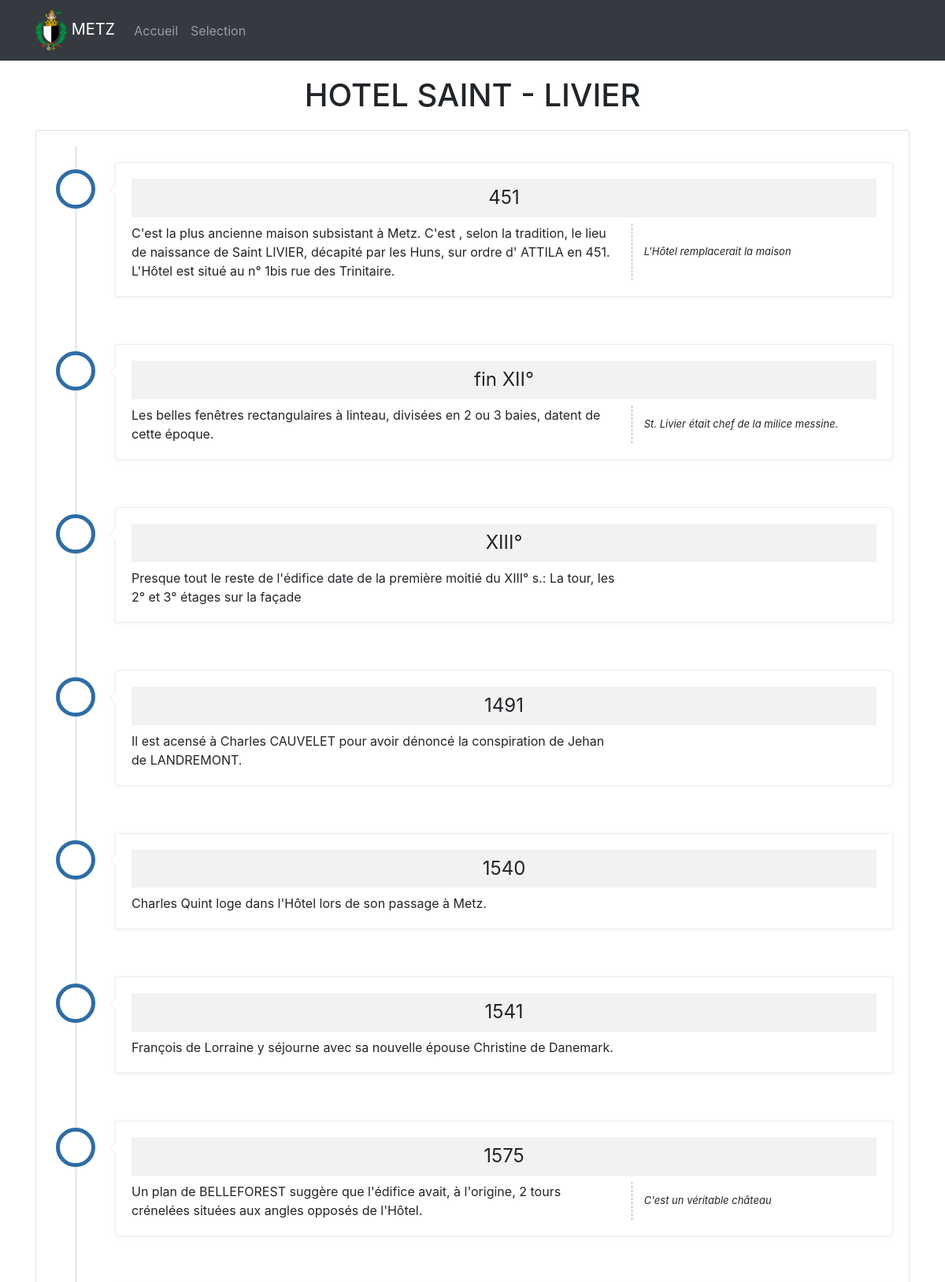
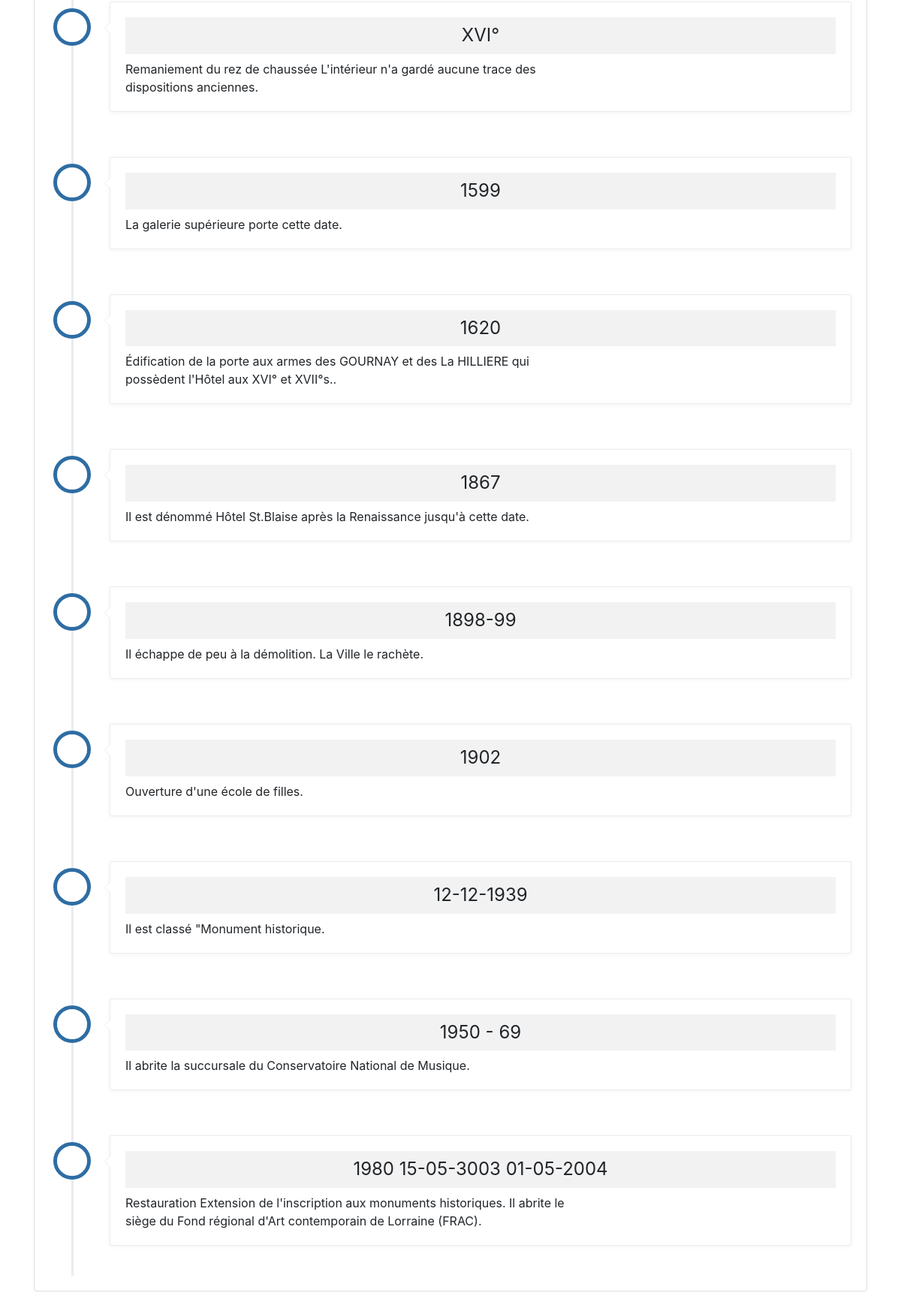
The app's page /selection/Hôtels particuliers/hotel___saint_-_livier_/ (upper part) with its own data (2 pictures, top to bottom).
### ville/models.py (models this page shows, shortened)
class Noms (models.Model):
    selection = models.CharField(choices=SELECTION, max_length=25)
    nom = models.CharField(max_length=120)
    slug = models.SlugField()
    verification = models.BooleanField(default=False)
    creation = models.DateTimeField(auto_now_add=True, auto_now=False)      # True / False
    updated = models.DateTimeField(auto_now_add=False, auto_now=True)

class Dates (models.Model):
    nom = models.ForeignKey(Noms, on_delete=models.CASCADE)
    date = models.CharField(max_length=120)
    historique = models.TextField()
    remarque = models.CharField(max_length=120, null=True, blank=True)

### ville/views.py (the view)
# urls.py: path("selection/<value>/<slug>/", views.detail, name="detail" ),
def detail (request, value, slug) :
    detail_nom = Noms.objects.get(slug=slug,selection=value)
    nom = detail_nom.nom
    context = {
        'nom' : nom,
        'detail_nom' : detail_nom,
    }
    return render (request,'ville/detail.html', context)

### templates/ville/detail.html (shortened to what this page needs)
{% extends 'base.html' %}
{% load static %}
{% block content %}
<link rel="stylesheet" href="https://cdnjs.cloudflare.com/ajax/libs/font-awesome/5.12.1/css/all.min.css" />
<link href="{% static  'css/metz.css' %}" rel="stylesheet">
<div class="container">
<div class="row">
    <div class="col-12">
        <h1>{{ nom }}</h1>
        <div class="card">
            <div class="card-body">
                {% for a in detail_nom.dates_set.all %}
                <ul class="timeline timeline-left">
                    <li class="timeline-inverted timeline-item">
                        <div class="timeline-badge"><i class="fa fa-clock ">{{ forloop.counter }}</i></div>
                        <div class="timeline-panel">
                            <div class="timeline-heading"><h4 class="timeline-title">{{ a.date }}</h4></div>
                            <div class="row">
                            <div class="timeline-body col-sm-8 {% if a.remarque != '' %} vertical-divider {% endif %} ">
                                <p>{{a.historique }}</p>
                            </div>
                            <div class="timeline-rem col-sm-4">
                                <p>{{a.remarque }}</p>
                            </div>
                            </div>
                        </div>
                    </li>
                </ul>
                {% endfor %}
            </div>
        </div>
    </div>
</div>
</div>
{% endblock %}

### static/css/metz.css (style rules this page uses)
.timeline { position: relative; padding: 20px 0; list-style: none; max-width: 1200px; margin: 0 auto; }
.timeline:before { content: " "; position: absolute; top: 0; bottom: 0; left: 50%; width: 3px; margin-left: -1.5px; background-color: #e9ecef; }
.timeline > .timeline-item { position: relative; margin-bottom: 20px; }
.timeline > .timeline-item:after, .timeline > .timeline-item:before { content: " "; display: table; }
.timeline > .timeline-item:after { clear: both; }
.timeline > .timeline-item > .timeline-panel { float: left; position: relative; width: 46%; padding: 20px; border: 1px solid #e9ecef; border-radius: 2px; box-shadow: 0 1px 6px rgba(0, 0, 0, 0.05); }
.timeline > .timeline-item > .timeline-panel:before { content: " "; display: inline-block; position: absolute; top: 26px; right: -8px; border-color: transparent #e9ecef; border-style: solid; border-width: 8px 0 8px 8px; }
.timeline > .timeline-item > .timeline-panel:after { content: " "; display: inline-block; position: absolute; top: 27px; right: -7px; border-color: transparent #fff; border-style: solid; border-width: 7px 0 7px 7px; }
.timeline > .timeline-item > .timeline-badge { z-index: 10; position: absolute; top: 16px; left: 50%; width: 50px; height: 50px; margin-left: -25px; border-radius: 50% 50% 50% 50%; text-align: center; font-size: 1.4em; line-height: 50px; color: #fff; overflow: hidden; }
.timeline > .timeline-item.timeline-inverted > .timeline-panel { float: right; }
.timeline > .timeline-item.timeline-inverted > .timeline-panel:before { right: auto; left: -8px; border-right-width: 8px; border-left-width: 0; }
.timeline > .timeline-item.timeline-inverted > .timeline-panel:after { right: auto; left: -7px; border-right-width: 7px; border-left-width: 0; }
.timeline-badge { background-color: #ffffff; border: 5px solid #2e6da4; }
.timeline-title { margin-top: 0; color: inherit; font-weight: 400; background-color: #f2f2f2; padding: 10px; text-align: center; }
.timeline-body > p, .timeline-body > ul { margin-bottom: 0; }
.timeline-rem > p, .timeline-rem > ul { margin-bottom: 0; font-style: italic; font-size: small; height: 100%; display: flex; align-items: center; }
.timeline-left:before { left: 30px; }
.timeline-left > .timeline-item > .timeline-badge { left: 30px; top: 9px; }
.timeline-left > .timeline-item > .timeline-panel { width: calc(100% - 80px); }
h1 { text-align: center; margin: 20px 0; }
.vertical-divider { border-right: 1px dashed rgb(175, 171, 171); }

### records on screen
Noms: nom "HOTEL SAINT - LIVIER"
Dates: date "451", historique "C'est la plus ancienne maison subsistant à Metz. C'est , selon la tradition, le lieu de naissance de Saint LIVIER, décapité par les Huns, sur ordre d' ATTILA en 451. L'Hôtel est situé au n° 1bis rue des Trinitaire.", remarque "L'Hôtel remplacerait la maison"
Dates: date "fin XII°", historique "Les belles fenêtres rectangulaires à linteau, divisées en 2 ou 3 baies, datent de cette époque.", remarque "St. Livier était chef de la milice messine."
Dates: date "XIII°", historique "Presque tout le reste de l'édifice date de la première moitié du XIII° s.: La tour, les 2° et 3° étages sur la façade"
Dates: date "1491", historique "Il est acensé à Charles CAUVELET pour avoir dénoncé la conspiration de Jehan de LANDREMONT."
Dates: date "1540", historique "Charles Quint loge dans l'Hôtel lors de son passage à Metz."
Dates: date "1541", historique "François de Lorraine y séjourne avec sa nouvelle épouse Christine de Danemark."
Dates: date "1575", historique "Un plan de BELLEFOREST suggère que l'édifice avait, à l'origine, 2 tours crénelées situées aux angles opposés de l'Hôtel.", remarque "C'est un véritable château"
Dates: date "XVI°", historique "Remaniement du rez de chaussée L'intérieur n'a gardé aucune trace des dispositions anciennes."
Dates: date "1599", historique "La galerie supérieure porte cette date."
Dates: date "1620", historique "Édification de la porte aux armes des GOURNAY et des La HILLIERE qui possèdent l'Hôtel aux XVI° et XVII°s.."
Dates: date "1867", historique "Il est dénommé Hôtel St.Blaise après la Renaissance jusqu'à cette date."
Dates: date "1898-99", historique "Il échappe de peu à la démolition. La Ville le rachète."
Dates: date "1902", historique "Ouverture d'une école de filles."
Dates: date "12-12-1939", historique "Il est classé \"Monument historique."
Dates: date "1950 - 69", historique "Il abrite la succursale du Conservatoire National de Musique."
Dates: date "1980 15-05-3003 01-05-2004", historique "Restauration Extension de l'inscription aux monuments historiques. Il abrite le siège du Fond régional d'Art contemporain de Lorraine (FRAC)."
